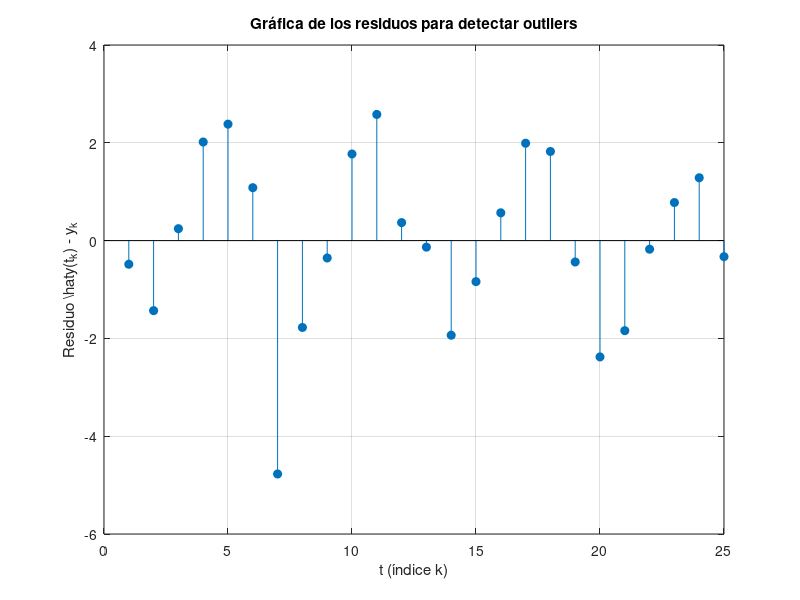

MATLAB code to generate this figure:
% 1. Datos del problema
t = (1:25)';
y = [ 5.0291  6.5099  5.3666  4.1272  4.2948 ...
      6.1261 12.5140 10.0502  9.1614  7.5677 ...
      7.2920 10.0357 11.0708 13.4045 12.8415 ...
     11.9666 11.0765 11.7774 14.5701 17.0440 ...
     17.0398 15.9069 15.4850 15.5112 17.6572]';

% 2. Construcción de la matriz de diseño y resolución por mínimos cuadrados
A = [ones(length(t), 1), t];
beta = A \ y;  % beta(1) es beta_1, beta(2) es beta_2

% 3. Predicciones y cálculo del residuo
y_est = A * beta;     % y_est(t_k) = beta_1 + beta_2 * t_k
residuos = y_est - y; % Componentes del residuo

% 4. Gráfica de residuos frente a t
figure;
stem(t, residuos, 'filled'); % stem ayuda a visualizar la magnitud de cada r_k
grid on;
xlabel('t (índice k)');
ylabel('Residuo \hat{y}(t_k) - y_k');
title('Gráfica de los residuos para detectar outliers');
